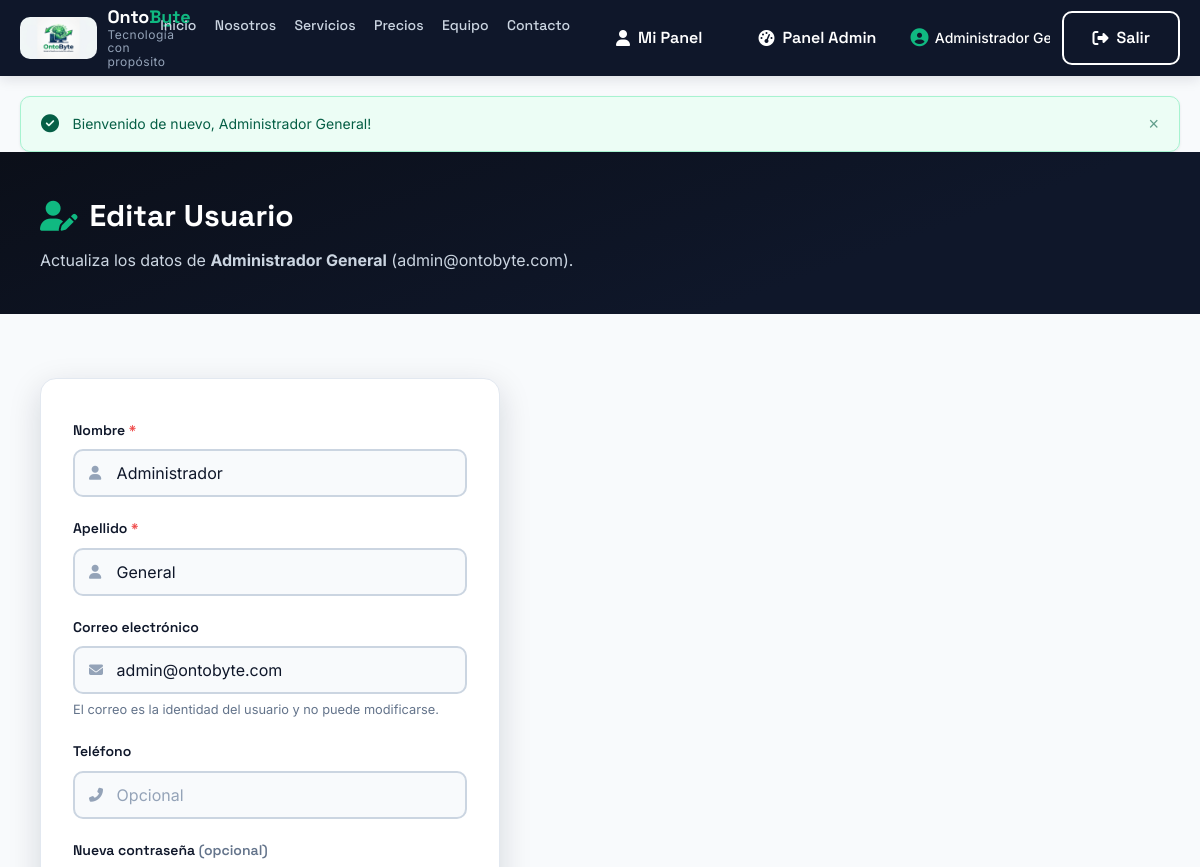
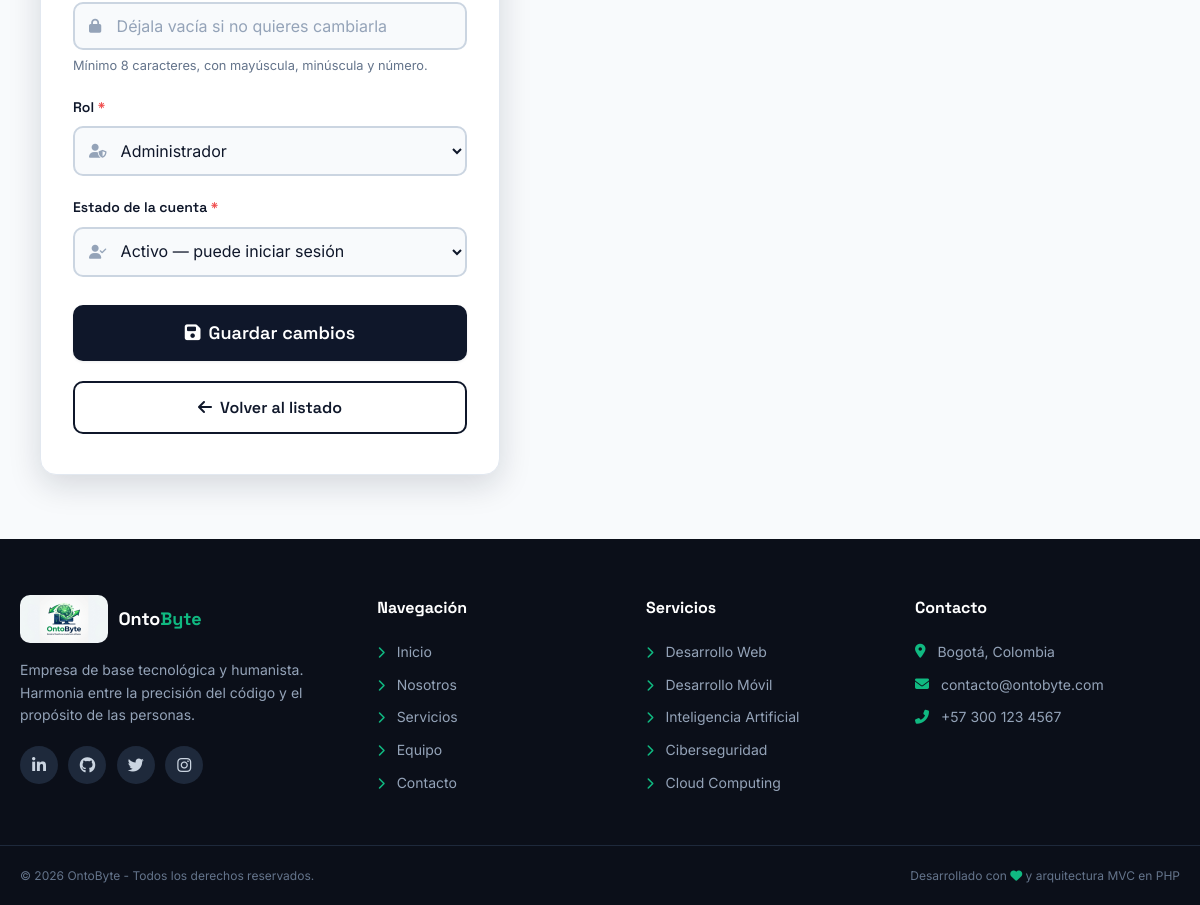
Screenshot of /admin/user-edit?id=1 (signed in) with the database file from the repository (2 pictures, top to bottom).
### tables this page shows
CREATE TABLE IF NOT EXISTS users (
    id              INT UNSIGNED        NOT NULL AUTO_INCREMENT,   
    first_name      VARCHAR(100)        NOT NULL,                  
    last_name       VARCHAR(100)        NOT NULL,                  
    email           VARCHAR(255)        NOT NULL,                  
    password        VARCHAR(255)        NOT NULL,                  
    google_id       VARCHAR(255)        DEFAULT NULL,              
    role            ENUM('admin', 'user') NOT NULL DEFAULT 'user', 
    phone           VARCHAR(20)         DEFAULT NULL,              
    avatar          VARCHAR(500)        DEFAULT NULL,              
    is_active       TINYINT(1)          NOT NULL DEFAULT 1,        
    login_attempts  TINYINT UNSIGNED    NOT NULL DEFAULT 0,        
    email_verified  TINYINT(1)          NOT NULL DEFAULT 0,        
    last_login      DATETIME            DEFAULT NULL,              
    created_at      TIMESTAMP           NOT NULL DEFAULT CURRENT_TIMESTAMP,  
    updated_at      TIMESTAMP           NOT NULL DEFAULT CURRENT_TIMESTAMP ON UPDATE CURRENT_TIMESTAMP,  

     
    PRIMARY KEY (id),                                              
    UNIQUE KEY uk_users_email (email),                             
    UNIQUE KEY uk_users_google (google_id),                        
    INDEX idx_users_role (role),                                   
    INDEX idx_users_active (is_active)                             
);

### app/controllers/Controller.php (called while the page is built, shortened)
<?php
class Controller
{
    protected function render(string $view, array $data = []): void
    {
        require_once VIEWS_PATH . '/layouts/main.php';
    }
}

### app/controllers/AdminController.php (called while the page is built, shortened)
<?php
require_once CONTROLLERS_PATH . '/Controller.php';
class AdminController extends Controller
{
    public function userEdit(): void
    {
        $id = isset($_GET['id']) ? (int) $_GET['id'] : 0;
        $user = $id > 0 ? (new User())->find($id) : null;
        $this->render('admin/user-edit', [
            'user'       => $user,
            'csrfToken'  => $this->generateCsrfToken(),
            'activePage' => 'admin-users'
        ]);
    }
}

### public/index.php (called while the page is built, shortened)
<?php
$requestUri = $_SERVER['REQUEST_URI'];
$basePath   = parse_url($requestUri, PHP_URL_PATH);
$scriptDir = rtrim((string) dirname($_SERVER['SCRIPT_NAME'] ?? '/'), '/\\');
$prefixesToStrip = array_unique(array_filter([
    $scriptDir,
    PUBLIC_URL,
    BASE_URL
]));
foreach ($prefixesToStrip as $prefix) {
    if (strpos($basePath, $prefix) === 0) {
        $basePath = substr($basePath, strlen($prefix));
        break;
    }
}
$basePath = '/' . trim($basePath, '/');
$requestMethod = $_SERVER['REQUEST_METHOD'] ?? 'GET';
$getRoutes = [
    '/'                 => ['PageController', 'home'],
    '/home'             => ['PageController', 'home'],
    '/about'            => ['PageController', 'about'],
    '/services'         => ['PageController', 'services'],
    '/team'             => ['PageController', 'team'],
    '/prices'           => ['PageController', 'prices'],
    '/login'            => ['AuthController', 'login'],
    '/register'         => ['AuthController', 'register'],
    '/logout'           => ['AuthController', 'logout'],
    '/dashboard'        => ['AuthController', 'dashboard'],
    '/contact'          => ['ContactController', 'index'],
    '/admin'            => ['AdminController', 'dashboard'],
    '/admin/contacts'   => ['AdminController', 'contacts'],
    '/admin/users'      => ['AdminController', 'users'],
    '/admin/user-edit'  => ['AdminController', 'userEdit'],
];
$postRoutes = [
    '/login'            => ['AuthController', 'authenticate'],
    '/register'         => ['AuthController', 'store'],
    '/contact/submit'   => ['ContactController', 'submit'],
    '/auth/google'      => ['AuthController', 'googleCallback'],
    '/admin/users/update' => ['AdminController', 'updateUser'],
    '/admin/users/delete' => ['AdminController', 'deleteUser'],
];
$routes = ($requestMethod === 'POST') ? $postRoutes : $getRoutes;
if (array_key_exists($basePath, $routes)) {
    $methodName     = $routes[$basePath][1];
} else {
    http_response_code(404);
    require_once VIEWS_PATH . '/errors/404.php';
    exit;
}
$controller = new $controllerName();
$controller->$methodName();

### config/database.example.php (called while the page is built, shortened)
<?php
class Database
{
    private static ?Database $instance = null;
    private ?PDO $connection = null;
    private function __construct()
    {
        $dsn = sprintf(
            'mysql:host=%s;port=%s;dbname=%s;charset=%s',
            DB_HOST,
            DB_PORT,
            DB_NAME,
            DB_CHARSET
        );
        $options = [
            PDO::ATTR_ERRMODE            => PDO::ERRMODE_EXCEPTION,
            PDO::ATTR_DEFAULT_FETCH_MODE => PDO::FETCH_ASSOC,
            PDO::ATTR_EMULATE_PREPARES   => false,
            PDO::MYSQL_ATTR_INIT_COMMAND => "SET NAMES " . DB_CHARSET
        ];
        try {
            $this->connection = new PDO($dsn, DB_USER, DB_PASS, $options);
        } catch (PDOException $e) {
            if (APP_DEBUG) {
                throw new Exception(
                    'Error de conexión a la base de datos: ' . $e->getMessage()
                );
            }
            throw new Exception('Error de conexión a la base de datos.');
        }
    }
    public static function getInstance(): Database
    {
        if (self::$instance === null) {
            self::$instance = new self();
        }
        return self::$instance;
    }
    public function getConnection(): PDO
    {
        return $this->connection;
    }
}

### app/models/Model.php (called while the page is built, shortened)
<?php
abstract class Model
{
    protected $db;
    protected $table;
    public function __construct()
    {
        $this->db = Database::getInstance()->getConnection();
    }
    public function find(int $id): ?array
    {
        $sql = "SELECT * FROM {$this->table} WHERE id = :id LIMIT 1";
        $stmt = $this->db->prepare($sql);
        $stmt->bindParam(':id', $id, PDO::PARAM_INT);
        $stmt->execute();
        return $stmt->fetch() ?: null;
    }
}

### app/views/admin/user-edit.php (the view, shortened to what this page needs)
<?php
require_once VIEWS_PATH . '/components/flash.php';
?>
<section class="admin-header">
    <div class="container">
        <h1 class="admin-title">
            <i class="fas fa-user-edit" aria-hidden="true"></i>
            Editar Usuario
        </h1>
        <p class="admin-subtitle">
            Actualiza los datos de
            <strong><?php echo htmlspecialchars($user['first_name'] . ' ' . $user['last_name']); ?></strong>
            (<?php echo htmlspecialchars($user['email']); ?>).
        </p>
    </div>
</section>
<section class="section">
    <div class="container">
        <div class="auth-card">
            <form action="<?php echo BASE_URL; ?>/admin/users/update" method="POST" class="auth-form" novalidate>
                <div class="form-group">
                    <label for="first_name">Nombre <span class="required" aria-hidden="true">*</span></label>
                    <div class="input-with-icon">
                        <input type="text" id="first_name" name="first_name" class="form-input"
                               value="<?php echo htmlspecialchars($user['first_name']); ?>"
                               maxlength="100" data-validate="name" required>
                    </div>
                </div>
                <div class="form-group">
                    <label for="last_name">Apellido <span class="required" aria-hidden="true">*</span></label>
                    <div class="input-with-icon">
                        <input type="text" id="last_name" name="last_name" class="form-input"
                               value="<?php echo htmlspecialchars($user['last_name']); ?>"
                               maxlength="100" data-validate="name" required>
                    </div>
                </div>
                <div class="form-group">
                    <label for="email">Correo electrónico</label>
                    <div class="input-with-icon">
                        <input type="email" id="email" class="form-input"
                               value="<?php echo htmlspecialchars($user['email']); ?>" disabled>
                    </div>
                    <small class="form-hint">El correo es la identidad del usuario y no puede modificarse.</small>
                </div>
                <div class="form-group">
                    <label for="phone">Teléfono</label>
                    <div class="input-with-icon">
                        <input type="tel" id="phone" name="phone" class="form-input"
                               value="<?php echo htmlspecialchars($user['phone'] ?? ''); ?>"
                               maxlength="20" data-validate="phone" placeholder="Opcional">
                    </div>
                </div>
                <div class="form-group">
                    <label for="password">Nueva contraseña <span class="text-muted">(opcional)</span></label>
                    <div class="input-with-icon">
                        <input type="password" id="password" name="password" class="form-input"
                               placeholder="Déjala vacía si no quieres cambiarla"
                               autocomplete="new-password" data-validate="password">
                    </div>
                    <small class="form-hint">Mínimo 8 caracteres, con mayúscula, minúscula y número.</small>
                </div>
                <div class="form-group">
                    <label for="role">Rol <span class="required" aria-hidden="true">*</span></label>
                    <div class="input-with-icon">
                        <select id="role" name="role" class="form-input">
                            <option value="admin" <?php echo ($user['role'] === 'admin') ? 'selected' : ''; ?>>Administrador</option>
                        </select>
                    </div>
                </div>
                <div class="form-group">
                    <label for="is_active">Estado de la cuenta <span class="required" aria-hidden="true">*</span></label>
                    <div class="input-with-icon">
                        <select id="is_active" name="is_active" class="form-input">
                            <option value="1" <?php echo ((int) $user['is_active'] === 1) ? 'selected' : ''; ?>>Activo — puede iniciar sesión</option>
                        </select>
                    </div>
                </div>
                <div class="form-actions">
                    <button type="submit" class="btn btn-primary btn-lg btn-block">
                        <i class="fas fa-save" aria-hidden="true"></i> Guardar cambios
                    </button>
                    <a href="<?php echo BASE_URL; ?>/admin/users" class="btn btn-outline btn-block">
                        <i class="fas fa-arrow-left" aria-hidden="true"></i> Volver al listado
                    </a>
                </div>
            </form>
        </div>
    </div>
</section>

### public/css/style.css (style rules this page uses)
:root { --color-primary: #0F172A; --color-primary-2: #1E293B; --color-accent: #10B981; --color-accent-dark: #059669; --color-white: #FFFFFF; --color-offwhite: #F8FAFC; --color-black: #0B0F19; --color-gray-100: #F1F5F9; --color-gray-200: #E2E8F0; --color-gray-300: #CBD5E1; --color-gray-400: #94A3B8; --color-gray-500: #64748B; --color-error: #EF4444; --color-success: #10B981; --color-warning: #F59E0B; --color-info: #3B82F6; --font-heading: 'Space Grotesk', sans-serif; --font-body: 'Inter', sans-serif; --font-size-xs: 0.75rem; --font-size-sm: 0.875rem; --font-size-md: 1rem; --font-size-lg: 1.125rem; --font-size-xl: 1.25rem; --font-size-2xl: 1.5rem; --font-size-3xl: 1.875rem; --font-size-4xl: 2.375rem; --font-size-5xl: 3rem; --shadow-sm: 0 1px 3px rgba(15, 23, 42, 0.08); --shadow-md: 0 4px 12px rgba(15, 23, 42, 0.10); --shadow-lg: 0 10px 32px rgba(15, 23, 42, 0.15); --shadow-accent: 0 8px 24px rgba(16, 185, 129, 0.25); --radius-sm: 6px; --radius-md: 10px; --radius-lg: 16px; --radius-full: 9999px; --transition-base: all 0.3s ease; --container-max: 1200px; --header-height: 76px; }
* { margin: 0; padding: 0; box-sizing: border-box; }
html { scroll-behavior: smooth; -webkit-text-size-adjust: 100%; }
body { font-family: var(--font-body); font-size: var(--font-size-md); line-height: 1.6; color: var(--color-primary); background-color: var(--color-offwhite); min-height: 100vh; display: flex; flex-direction: column; }
a { color: var(--color-accent-dark); text-decoration: none; transition: var(--transition-base); }
.container { width: 100%; max-width: var(--container-max); margin: 0 auto; padding: 0 1.25rem; }
.section { padding: 4rem 0; }
.text-muted { color: var(--color-gray-500); }
.btn { display: inline-flex; align-items: center; justify-content: center; gap: 0.5rem; font-family: var(--font-heading); font-weight: 600; font-size: var(--font-size-md); padding: 0.75rem 1.75rem; border: 2px solid transparent; border-radius: var(--radius-md); cursor: pointer; transition: var(--transition-base); text-decoration: none; white-space: nowrap; }
.btn-primary { background-color: var(--color-primary); color: var(--color-white); box-shadow: var(--shadow-sm); }
.btn-outline { border-color: var(--color-primary); color: var(--color-primary); }
.btn-lg { padding: 0.9rem 2.25rem; font-size: var(--font-size-lg); }
.btn-block { width: 100%; }
.form-group { margin-bottom: 1.25rem; }
.form-group label { display: block; font-family: var(--font-heading); font-weight: 600; font-size: var(--font-size-sm); color: var(--color-primary); margin-bottom: 0.5rem; }
.required { color: var(--color-error); }
.form-input { width: 100%; padding: 0.75rem 1rem; font-family: var(--font-body); font-size: var(--font-size-md); color: var(--color-primary); background-color: var(--color-offwhite); border: 2px solid var(--color-gray-300); border-radius: var(--radius-md); transition: var(--transition-base); }
.form-input::placeholder { color: var(--color-gray-400); }
.input-with-icon { position: relative; }
.input-with-icon .form-input { padding-left: 2.6rem; }
.form-hint { display: block; color: var(--color-gray-400); font-size: var(--font-size-xs); margin-top: 0.3rem; }
.auth-card { width: 100%; max-width: 460px; background-color: var(--color-white); border: 1px solid var(--color-gray-200); border-radius: var(--radius-lg); padding: 2.5rem 2rem; box-shadow: var(--shadow-lg); }
.auth-form .btn-block { margin-top: 0.5rem; }
.admin-header { background: linear-gradient(160deg, var(--color-black) 0%, var(--color-primary) 70%); color: var(--color-white); padding: 2.5rem 0; }
.admin-title { font-family: var(--font-heading); font-size: var(--font-size-3xl); display: flex; align-items: center; gap: 0.75rem; }
.admin-title i { color: var(--color-accent); }
.admin-subtitle { color: var(--color-gray-300); margin-top: 0.5rem; }
@media (min-width: 640px) { .container { padding: 0 2rem; } }
@media (min-width: 1024px) { .container { padding: 0 2.5rem; } }
.form-hint { display: block; margin-top: .35rem; font-size: .8rem; color: var(--color-gray-500, #64748b); }
.form-actions { display: flex; flex-direction: column; gap: .75rem; margin-top: 1rem; }

### rows the page displays
users: first_name+last_name "Administrador General", email "admin@ontobyte.com", first_name "Administrador", last_name "General", role "Administrador", is_active "Activo — puede iniciar sesión"

### other values shown
$_SESSION['user_name'] "Administrador…"
$flash['message'] "Bienvenido de nuevo, Administrador General!"
APP_NAME "OntoByte"
